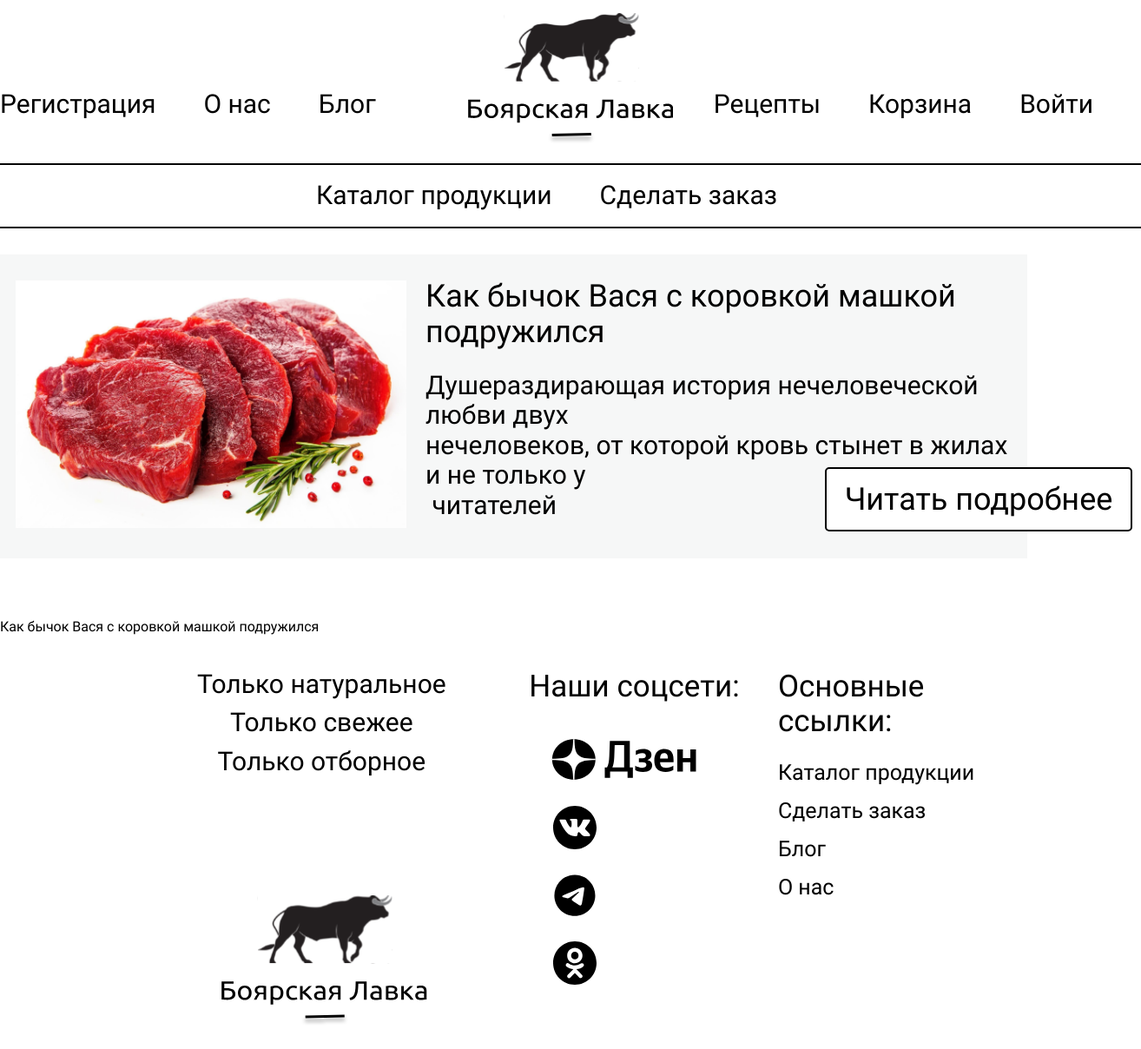
/blog/, run on an earlier commit of the app's database.
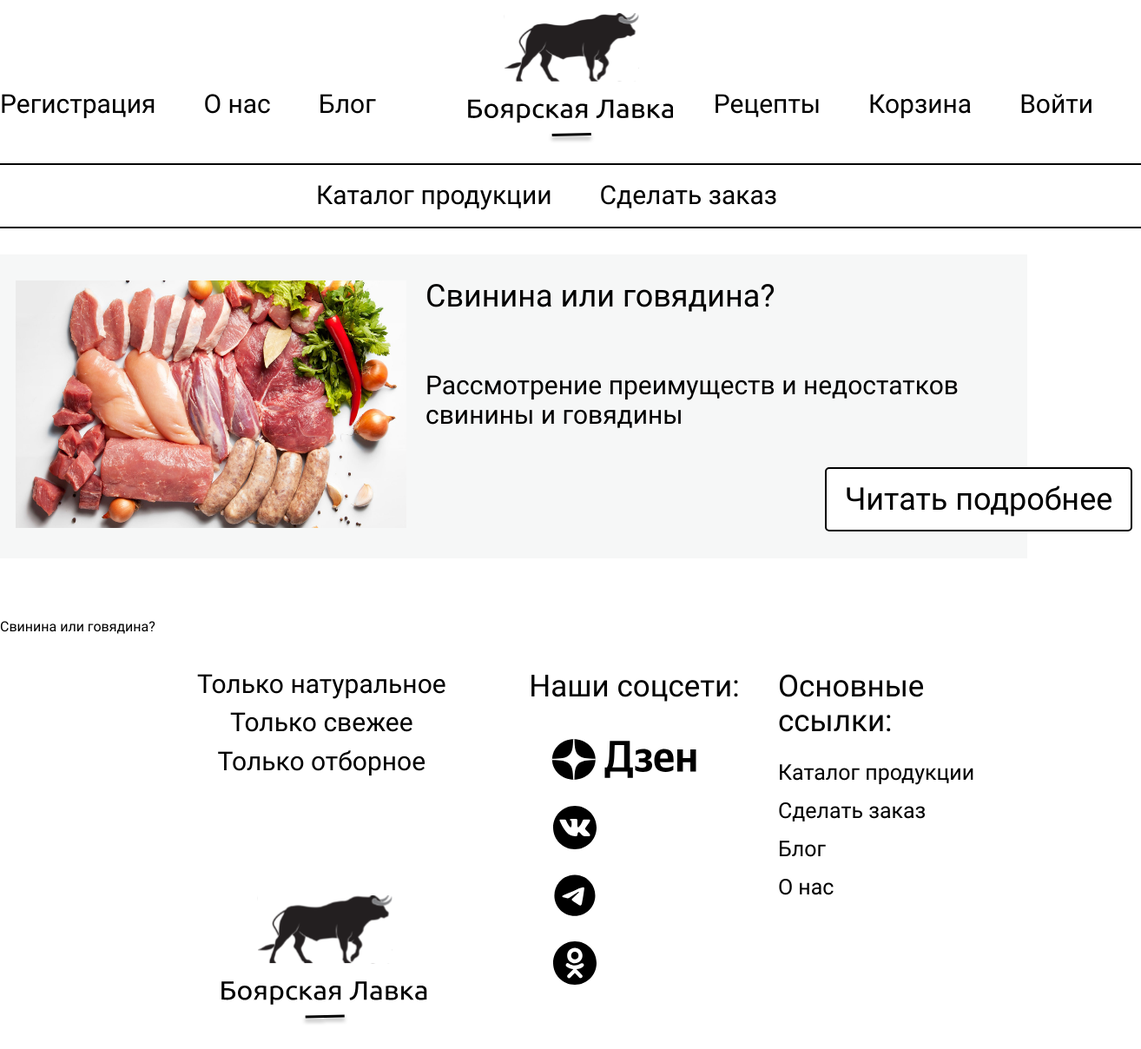
And on a later commit of the database.
### blog/models.py (models this page shows)
class Blog(models.Model):
    title = models.CharField(max_length=250)
    preview = RichTextField(max_length=500, default="")
    body = RichTextField()
    created = models.DateTimeField(auto_now_add=True)
    modified = models.DateTimeField(auto_now=True)
    is_receipt = models.BooleanField(default=False)
    image = models.ImageField(upload_to='img', default="img/1.png", null=True)

### blog/views.py (the view)
# urls.py: path('', blog_list, name="blog_list"),
def blog_list(request):
    context = {}
    posts = Blog.objects.filter(is_receipt=False)
    context['posts'] = posts
    return render(request, 'blog/blog_list.html', context)

### blog/templates/blog/blog_list.html (shortened to what this page needs)
{% extends 'butcher_shop_app/base.html' %}
{% block content %}
{% for post in posts %}
<div class="catalog">
    <div class="product__card blog_cart">
        <img class="product__card__img blog_cart__img" src="{{post.image.url}}">
        <span class="product__card__title blog_cart__title">{{post.title}}</span>
        <span class="product__card__cost blog_cart_annotation"> {{post.preview|safe}}</span>
        <a href="{{post.id}}" class="standart__button view_more_blog_btn">Читать подробнее</a>
    </div>
</div>
{% endfor %}
{% for post in posts %}
<a href="{{post.id}}">{{post.title}}</a>
{% endfor %}
{% endblock %}

What changed in the data, as far as the page shows it:
changed Blog: image: a different picture; title "Как бычок Вася с коровкой машкой подружился" → "Свинина или говядина?"; preview "Душераздирающая история нечеловеческой любви двух нечеловеков, от которой кровь стынет в жилах и не только у читателей" → "Рассмотрение преимуществ и недостатков свинины и говядины"
